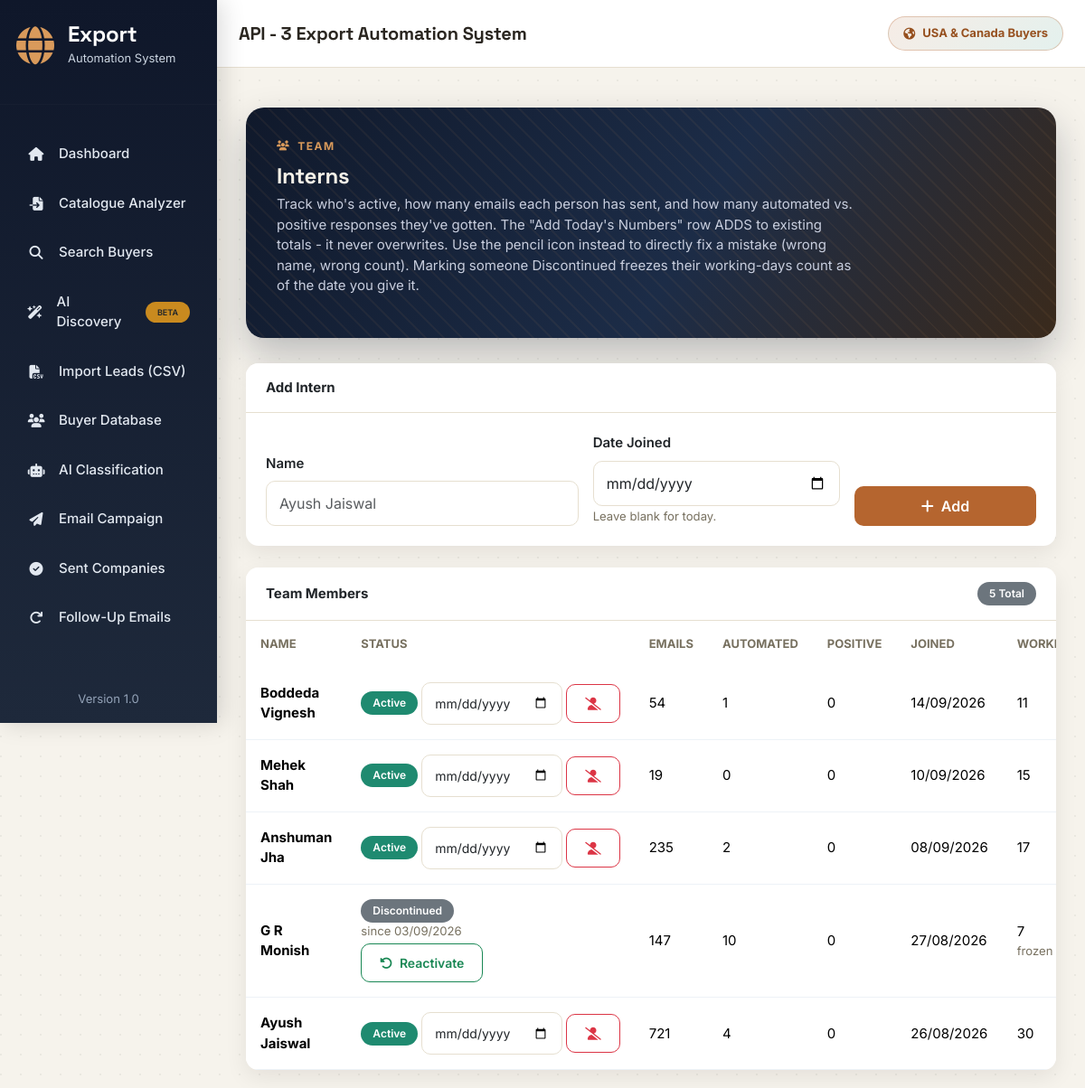
Before: /team with the older database file.
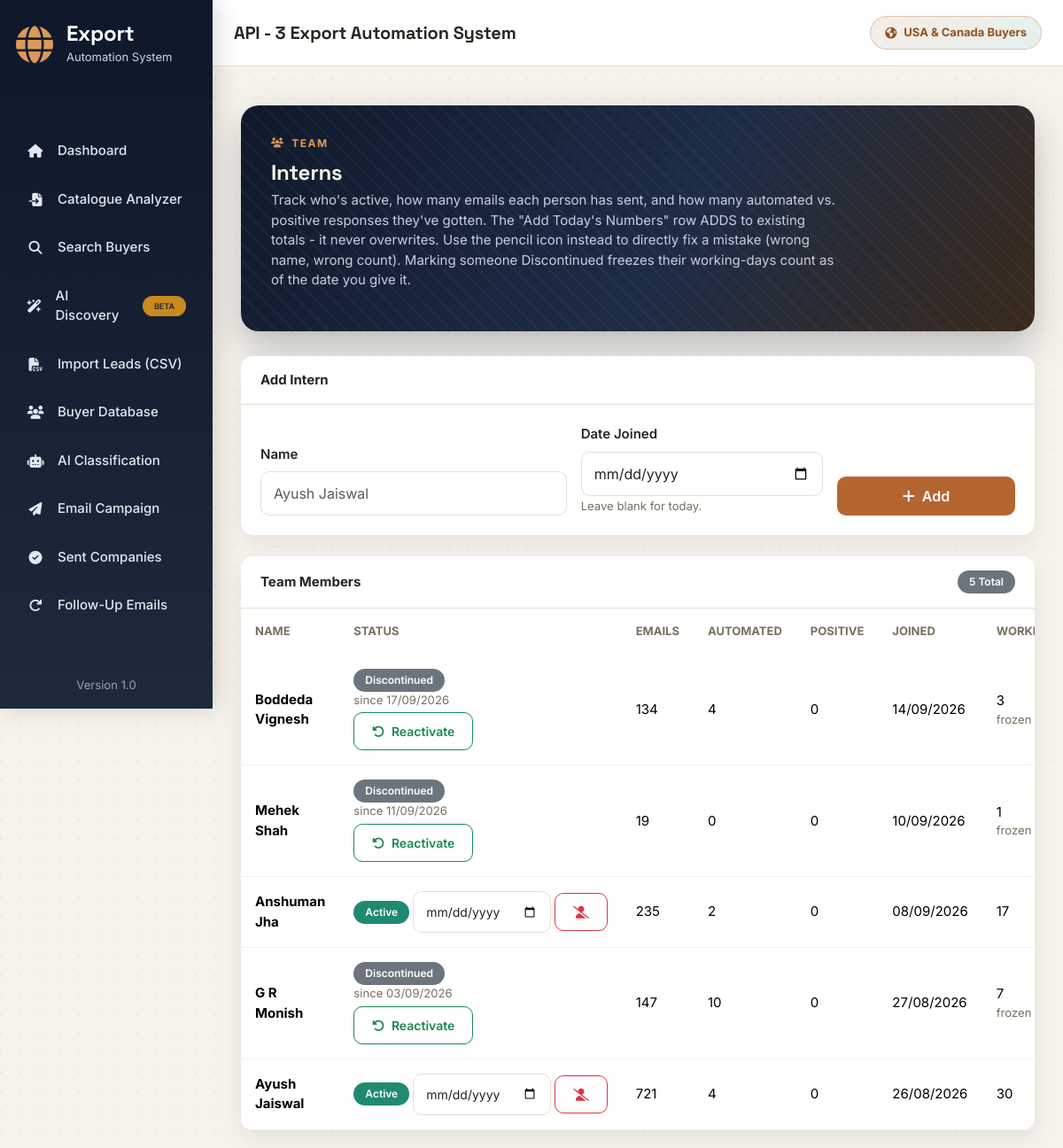
After: the same page with the newer database file.
### app/models.py (models this page shows)
class Intern(db.Model):
    __tablename__ = "interns"
    id = db.Column(db.Integer, primary_key=True)
    name = db.Column(db.String(150), nullable=False)
    status = db.Column(db.String(20), default="Active")
    emails_sent = db.Column(db.Integer, default=0)
    automated_responses = db.Column(db.Integer, default=0)
    positive_responses = db.Column(db.Integer, default=0)
    date_joined = db.Column(db.Date, nullable=False)
    date_discontinued = db.Column(db.Date)
    created_at = db.Column(
        db.DateTime,
        default=datetime.utcnow
    )
    @property
    def total_working_days(self):
        if not self.date_joined:
            return 0
        end_date = self.date_discontinued or date.today()
        delta = end_date - self.date_joined
        return max(delta.days, 0)

### app/routes/team.py (the view)
@team_bp.route("/team", methods=["GET"])
def team():
    repo = InternRepository()
    return render_template(
        "team.html",
        interns=repo.all()
    )

### app/services/database/intern_repository.py (called while the page is built)
    def all(self):
        return Intern.query.order_by(
            Intern.date_joined.desc()
        ).all()

### app/templates/team.html (shortened to what this page needs)
{% extends "base.html" %}
{% block content %}
<div class="container mt-4 fade-up">
    <div class="hero-banner d-flex justify-content-between align-items-center">
        <div>
            <div class="hero-eyebrow">
                <i class="fa-solid fa-users"></i>
                Team
            </div>
            <h2>
                Interns
            </h2>
            <p>
                Track who's active, how many emails each person has sent,
                and how many automated vs. positive responses they've
                gotten. The "Add Today's Numbers" row ADDS to existing
                totals - it never overwrites. Use the pencil icon instead
                to directly fix a mistake (wrong name, wrong count).
                Marking someone Discontinued freezes their working-days
                count as of the date you give it.
            </p>
        </div>
    </div>
    <div class="card mb-4">
        <div class="card-header">
            Add Intern
        </div>
        <div class="card-body">
            <form method="POST" action="{{ url_for('team.add_intern') }}">
                <div class="row g-3 align-items-end">
                    <div class="col-md-5">
                        <label class="form-label">Name</label>
                        <input
                            type="text"
                            name="name"
                            class="form-control"
                            placeholder="Ayush Jaiswal"
                            required>
                    </div>
                    <div class="col-md-4">
                        <label class="form-label">Date Joined</label>
                        <input
                            type="date"
                            name="date_joined"
                            class="form-control">
                        <small class="text-muted">Leave blank for today.</small>
                    </div>
                    <div class="col-md-3">
                        <button type="submit" class="btn btn-primary w-100">
                            <i class="fa-solid fa-plus me-1"></i> Add
                        </button>
                    </div>
                </div>
            </form>
        </div>
    </div>
    <div class="card">
        <div class="card-header d-flex justify-content-between align-items-center">
            <span>Team Members</span>
            <span class="badge bg-secondary">{{ interns|length }} Total</span>
        </div>
        {% if interns %}
        <div class="card-body p-0">
            <div class="table-responsive">
                <table class="table align-middle mb-0">
                    <thead>
                        <tr>
                            <th>Name</th>
                            <th>Status</th>
                            <th>Emails</th>
                            <th>Automated</th>
                            <th>Positive</th>
                            <th>Joined</th>
                            <th>Working Days</th>
                        </tr>
                    </thead>
                    <tbody>
                        {% for intern in interns %}
                        <tr>
                            <td><strong>{{ intern.name }}</strong></td>
                            <td style="min-width:220px;">
                                {% if intern.status == "Active" %}
                                    <form method="POST" action="{{ url_for('team.discontinue_intern', intern_id=intern.id) }}" class="d-flex gap-1 align-items-center">
                                        <span class="badge bg-success">Active</span>
                                        <input
                                            type="date"
                                            name="date_discontinued"
                                            class="form-control form-control-sm"
                                            title="Date discontinued - leave blank for today">
                                        <button type="submit" class="btn btn-sm btn-outline-danger text-nowrap" title="Mark discontinued">
                                            <i class="fa-solid fa-user-slash"></i>
                                        </button>
                                    </form>
                                {% else %}
                                    <div>
                                        <span class="badge bg-secondary">Discontinued</span>
                                        <div class="text-muted small">
                                            since {{ intern.date_discontinued.strftime("%d/%m/%Y") if intern.date_discontinued else "-" }}
                                        </div>
                                        <form method="POST" action="{{ url_for('team.reactivate_intern', intern_id=intern.id) }}" class="d-inline">
                                            <button type="submit" class="btn btn-sm btn-outline-success mt-1">
                                                <i class="fa-solid fa-rotate-left me-1"></i> Reactivate
                                            </button>
                                        </form>
                                    </div>
                                {% endif %}
                            </td>
                            <td>{{ intern.emails_sent }}</td>
                            <td>{{ intern.automated_responses }}</td>
                            <td>{{ intern.positive_responses }}</td>
                            <td>{{ intern.date_joined.strftime("%d/%m/%Y") if intern.date_joined else "-" }}</td>
                            <td>
                                {{ intern.total_working_days }}
                                {% if intern.status != "Active" %}
                                    <div class="text-muted small">frozen</div>
                                {% endif %}
                            </td>
                        </tr>
                        {% endfor %}
                    </tbody>
                </table>
            </div>
        </div>
        {% endif %}
    </div>
</div>
{% endblock %}

### app/templates/base.html (shortened to what this page needs)
<!DOCTYPE html>
<html lang="en">
<head>
    <link
        href="https://cdn.jsdelivr.net/npm/bootstrap@5.3.3/dist/css/bootstrap.min.css"
        rel="stylesheet">
    <link
        rel="stylesheet"
        href="https://cdnjs.cloudflare.com/ajax/libs/font-awesome/6.6.0/css/all.min.css">
    <link
        rel="stylesheet"
        href="{{ url_for('static', filename='css/style.css') }}">
</head>
<body>
<div class="wrapper">
    <aside class="sidebar">
        <div class="logo">
            <i class="fa-solid fa-globe"></i>
            <div>
                <h4>Export</h4>
                <span>Automation System</span>
            </div>
        </div>
        <hr>
        <ul class="sidebar-menu">
            <li>
                <a href="/" class="{{ 'active' if request.path == '/' else '' }}">
                    <i class="fa-solid fa-house"></i>
                    Dashboard
                </a>
            </li>
            <li>
                <a href="/catalogue" class="{{ 'active' if request.path == '/catalogue' else '' }}">
                    <i class="fa-solid fa-file-import"></i>
                    Catalogue Analyzer
                </a>
            </li>
            <li>
                <a href="/search" class="{{ 'active' if request.path == '/search' else '' }}">
                    <i class="fa-solid fa-magnifying-glass"></i>
                    Search Buyers
                </a>
            </li>
            <li>
                <a href="/discover" class="{{ 'active' if request.path == '/discover' else '' }}">
                    <i class="fa-solid fa-wand-magic-sparkles"></i>
                    AI Discovery
                    <span class="badge bg-warning text-dark ms-1" style="font-size:9px;">BETA</span>
                </a>
            </li>
            <li>
                <a href="/import-leads" class="{{ 'active' if request.path == '/import-leads' else '' }}">
                    <i class="fa-solid fa-file-csv"></i>
                    Import Leads (CSV)
                </a>
            </li>
            <li>
                <a href="/buyers" class="{{ 'active' if request.path == '/buyers' else '' }}">
                    <i class="fa-solid fa-users"></i>
                    Buyer Database
                </a>
            </li>
            <li>
                <a href="/classify" class="{{ 'active' if request.path == '/classify' else '' }}">
                    <i class="fa-solid fa-robot"></i>
                    AI Classification
                </a>
            </li>
            <li>
                <a href="/campaign" class="{{ 'active' if request.path == '/campaign' else '' }}">
                    <i class="fa-solid fa-paper-plane"></i>
                    Email Campaign
                </a>
            </li>
            <li>
                <a href="/sent-companies" class="{{ 'active' if request.path == '/sent-companies' else '' }}">
                    <i class="fa-solid fa-circle-check"></i>
                    Sent Companies
                </a>
            </li>
            <li>
                <a href="/follow-up" class="{{ 'active' if request.path == '/follow-up' else '' }}">
                    <i class="fa-solid fa-arrow-rotate-right"></i>
                    Follow-Up Emails
                </a>
            </li>
            <li>
                <a href="/reports" class="{{ 'active' if request.path == '/reports' else '' }}">
                </a>
            </li>
        </ul>
        <div class="sidebar-footer">
            <small>
                Version 1.0
            </small>
        </div>
    </aside>
    <main class="main-content">
        <div class="topbar">
            <div class="d-flex align-items-center gap-2">
                <h3 class="mb-0">
                    API - 3 Export Automation System
                </h3>
            </div>
            <div class="usa-badge">
                <i class="fa-solid fa-earth-americas"></i>
                USA & Canada Buyers
            </div>
        </div>
        <div class="page-content">
            {% block content %}
            {% endblock %}
        </div>
    </main>
</div>
</body>
</html>

Changed rows visible on the page:
changed Intern "Boddeda Vignesh": date_discontinued (not shown) → "17/09/2026"; emails_sent "54" → "134"; automated_responses "1" → "4"; total_working_days "11" → "3"; status "Active" → "Discontinued since Reactivate frozen"
changed Intern "Mehek Shah": date_discontinued (not shown) → "11/09/2026"; total_working_days "15" → "1"; status "Active" → "Discontinued since Reactivate frozen"
